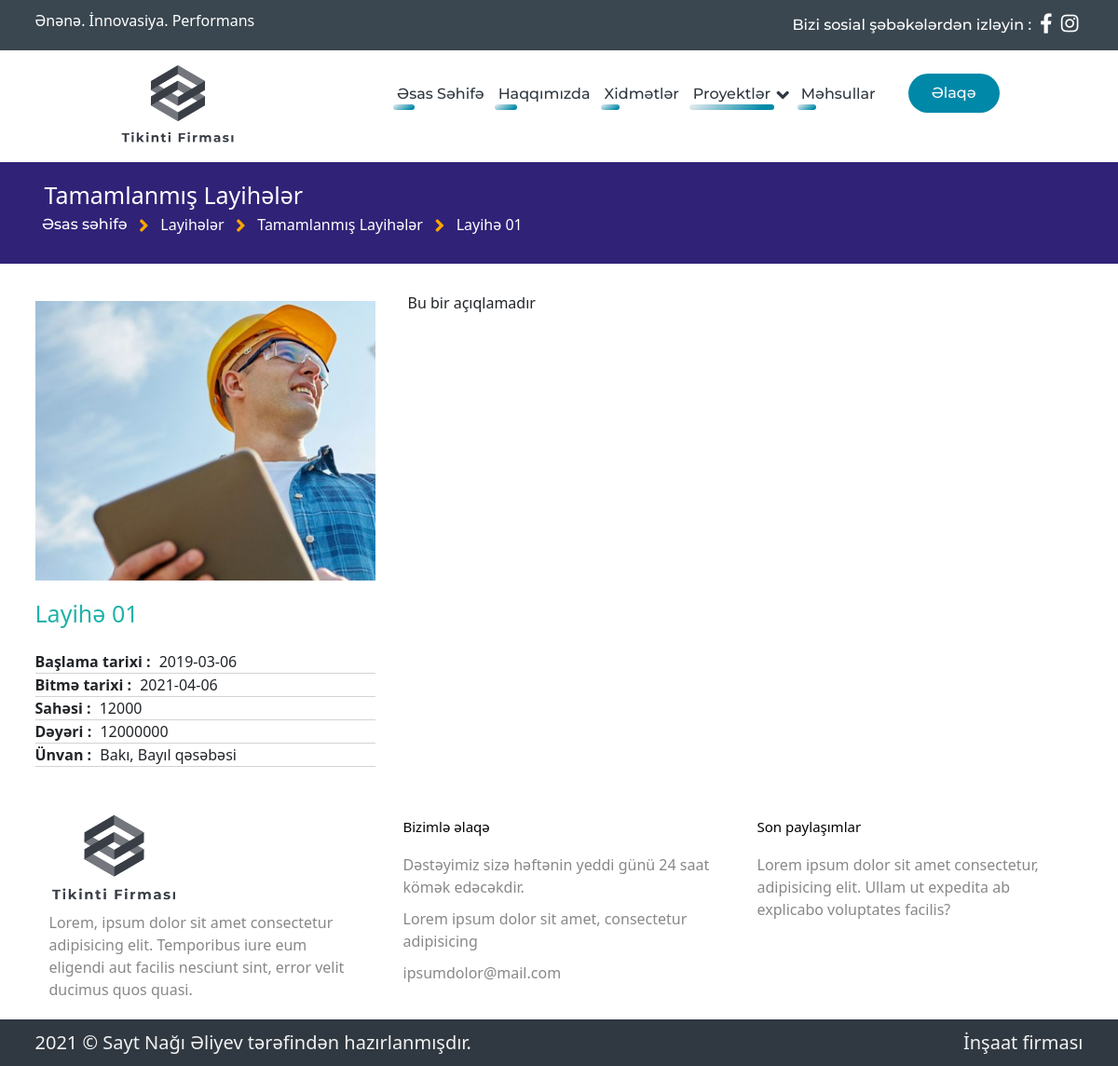
Screenshot of /projects/finishedprojects/layihe_01 with the database file from the repository.
### app/models.py (models this page shows)
class FinishedProject(db.Model):
    id = db.Column(db.Integer, primary_key=True)
    title = db.Column(db.String(100))
    start_time = db.Column(db.String(100))
    finish_time = db.Column(db.String(100))
    area = db.Column(db.String(100))
    cost = db.Column(db.String(100))
    location = db.Column(db.String(100))
    description = db.Column(db.Text)
    images = db.relationship('FinishedProjectImage', backref='project', lazy=True)
    slugified_title = db.Column(db.String(100))

class FinishedProjectImage(db.Model):
    id = db.Column(db.Integer, primary_key=True)
    filename = db.Column(db.String(100))
    project_id = db.Column(db.Integer, db.ForeignKey('finished_project.id'), nullable=False)

### view/routes.py (the view)
@view.route("/projects/finishedprojects/<slug>")
def main_projects_finishedProject(slug):
    from app.models import FinishedProject
    finProjects = FinishedProject.query.all()
    for fp in finProjects:
        if fp.slugified_title == slug:
            finProject = fp
            featured_image = finProject.images[0].filename
    return render_template('view/details-finishedProjects.html', finProject = finProject, featured_image = featured_image)

### view/templates/view/details-finishedProjects.html (shortened to what this page needs)
{% extends "view/base.html" %}
{% block navBar %}
<div id="navbar">
    <div class="container">
        <div class="nav-items">
            <img class="logo" src="/view/static/view/img/logo_transparent2.png" alt="">
            <ul class="nav-links d-flex justify-content-end bootstrap-off">
                <li>
                    <div class="link-container">
                        <a class="bootstrap-off" href="/">Əsas Səhifə</a>
                        <div class="bg"></div>
                    </div>
                </li>
                <li>
                    <div class="link-container">
                        <a class="bootstrap-off" href="/about">Haqqımızda</a>
                        <div class="bg"></div>
                    </div>
                </li>
                <li>
                    <div class="link-container">
                        <a class="bootstrap-off" href="/services">Xidmətlər</a>
                        <div class="bg"></div>
                    </div>
                </li>
                <li class="dd-effect">
                    <div class="link-container">
                        <a class="bootstrap-off" href="#">Proyektlər</a>
                        <div class="down-icon"><i class="fas fa-angle-down fa-lg"></i></div>
                        <div class="bg"  style="width: 90%!important;"></div>
                    </div>
                </li>
                <li>
                    <div class="link-container">
                        <a class="bootstrap-off" href="/products">Məhsullar</a>
                        <div class="bg"></div>
                    </div>
                </li>
            </ul>
            <a class="cta" href="/contacts"><button class=" text-light my-4">Əlaqə</button></a>
        </div>
    </div>
</div>
{% endblock %}
{% block page %}
<section id="projects-content">
    <div class="head">
        <div class="container">
            <h2>Tamamlanmış Layihələr</h2>
            <div class="location">
                <a href="/">Əsas səhifə</a>
                <i class="fas fa-angle-right fa-lg"></i>
                <p>Layihələr</p>
                <i class="fas fa-angle-right fa-lg"></i>
                <p>Tamamlanmış Layihələr</p>
                <i class="fas fa-angle-right fa-lg"></i>
                <p>{{finProject.title}}</p>
            </div>
        </div>
    </div>
    <div id="details-fproject">
        <div class="container">
            <div class="row">
                <div class="col-4 featured">
                    <img class="featured-img" src="/view/static/view/uploads/{{featured_image}}" alt="">
                    <h2 class="featured-title">{{finProject.title}}</h2>
                    <div class="featured-details">
                        {% if finProject.start_time != None %}
                        <div class="detail">
                            <p class="detail-title">
                                Başlama tarixi :
                            </p>
                            <p class="detail-content">
                                {{finProject.start_time}}
                            </p>
                        </div>
                        {% endif %}
                        {% if finProject.finish_time != None %}
                        <div class="detail">
                            <p class="detail-title">
                                Bitmə tarixi :
                            </p>
                            <p class="detail-content">
                                {{finProject.finish_time}}
                            </p>
                        </div>
                        {% endif %}
                        {% if finProject.area != None %}
                        <div class="detail">
                            <p class="detail-title">
                                Sahəsi :
                            </p>
                            <p class="detail-content">
                                {{finProject.area}}
                            </p>
                        </div>
                        {% endif %}
                        {% if finProject.cost != None %}
                        <div class="detail">
                            <p class="detail-title">
                                Dəyəri :
                            </p>
                            <p class="detail-content">
                                {{finProject.cost}}
                            </p>
                        </div>
                        {% endif %}
                        {% if finProject.location != None %}
                        <div class="detail">
                            <p class="detail-title">
                                Ünvan :
                            </p>
                            <p class="detail-content">
                                {{finProject.location}}
                            </p>
                        </div>
                        {% endif %}
                    </div>
                </div>
                <div class="col-7 images">
                    {{finProject.description|safe}}
                </div>
            </div>
        </div>
    </div>
</section>
{% endblock %}

### view/static/view/css/style.css (style rules this page uses)
ul li { padding-left: 0px!important; }
#navbar { position: fixed; width: 100%; background: #fff; font-size: 1.6rem; padding: 10px 10%; z-index: 15; }
#navbar .logo { cursor: pointer; margin-right: auto; }
#navbar img { height: 100px; }
#navbar .nav-items { display: flex; justify-content: flex-end; }
#navbar .nav-links { padding: 25px 0px; list-style: none; }
#navbar .nav-links li { display: inline-block; padding: 0px 15px; position: relative; transition: all 0.5s ease; }
#navbar .nav-links li a { transition: all 0.3s ease 0s; }
#navbar .nav-links li .link-container { position: relative; display: inline-block; }
#navbar .nav-links li .bg { position: absolute; bottom: -5px; left: -4px; border-radius: 50px; width: 25%; height: 25%; z-index: 0; background-image: linear-gradient(147deg, #edf0f1 0%, #0088a9 85%); transition: all .5s; }
#navbar button { margin-left: 20px; padding: 9px 25px; color: #fff; background-color: #0088a9; border: none; border-radius: 50px; cursor: pointer; transition: all 0.3s ease 0s; }
#navbar li, #navbar a, #navbar button { color: #303841; }
.down-icon { display: inline-block; transform: translate(2px, 3px); color: #303841; }
#projects-content { padding-top: 120px; font-size: 1.6rem; }
#projects-content .head { padding: 20px 0px; background: #302277; color: #fff; }
#projects-content .head h2 { padding: 0px 10px; font-size: 2.5rem; }
#projects-content .head .location { display: flex; }
#projects-content .head .location i { color: orange; padding: 5px 5px; }
#projects-content .head .location a { padding: 0px 7.5px; color: #fff; }
#projects-content .head .location p { padding: 0px 7.5px; }
#projects-content #details-fproject { display: flex; margin: 30px 0; justify-content: start; }
#projects-content #details-fproject .featured { margin-top: 10px; margin-right: 10px; }
#projects-content #details-fproject .featured .featured-img { height: 300px; width: auto; max-width: 100%; object-fit: cover; overflow: hidden; }
#projects-content #details-fproject .featured .featured-title { font-size: 2.5rem; color: lightseagreen; padding: 20px 0; }
#projects-content #details-fproject .featured .featured-details .detail { border-bottom: 1px solid lightgray; }
#projects-content #details-fproject .featured .featured-details .detail p { display: inline; }
#projects-content #details-fproject .featured .featured-details .detail .detail-title { font-weight: 600; padding-right: 5px; }
#projects-content #details-fproject .images { margin-left: 10px; }
#projects-content .row { margin-bottom: 15px; }
* { box-sizing: border-box; margin: 0; padding: 0; transition: all 0.4s ease; }
html { font-size: 10px; }
body { font-family: 'lato', sans-serif; font-size: 1.6rem; line-height: 1.5; background-color: #EEEEEE; }
li, a, button { font-family: "Montserrat", sans-serif; font-weight: 500; text-decoration: none !important; }
a { cursor: pointer; }
.bootstrap-off { margin: 0; padding: 0; border: 0; font-size: 1.6rem; font: inherit; vertical-align: baseline; text-decoration: none; }
ul { list-style: none; }

### rows the page displays
FinishedProject: title "Layihə 01", start_time "2019-03-06", finish_time "2021-04-06", area "12000", cost "12000000", location "Bakı, Bayıl qəsəbəsi", description "Bu bir açıqlamadır"
FinishedProjectImage: filename (picture)
